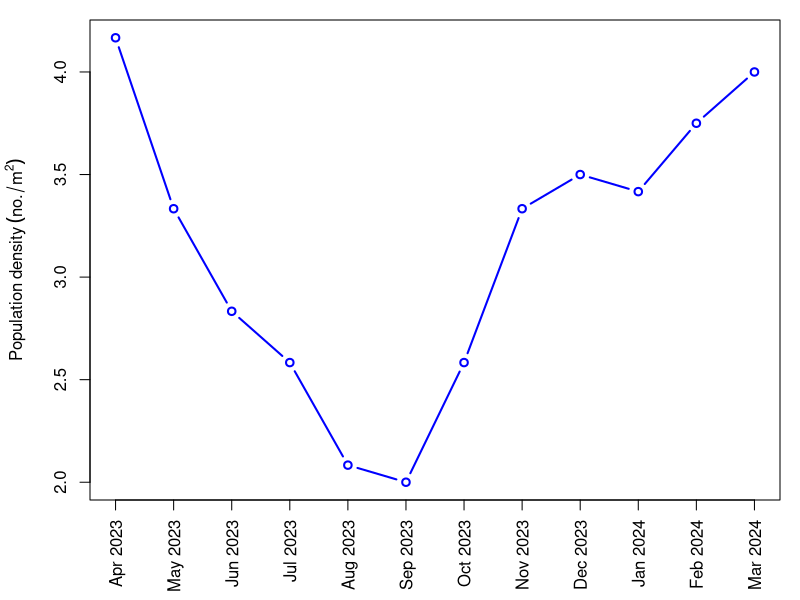
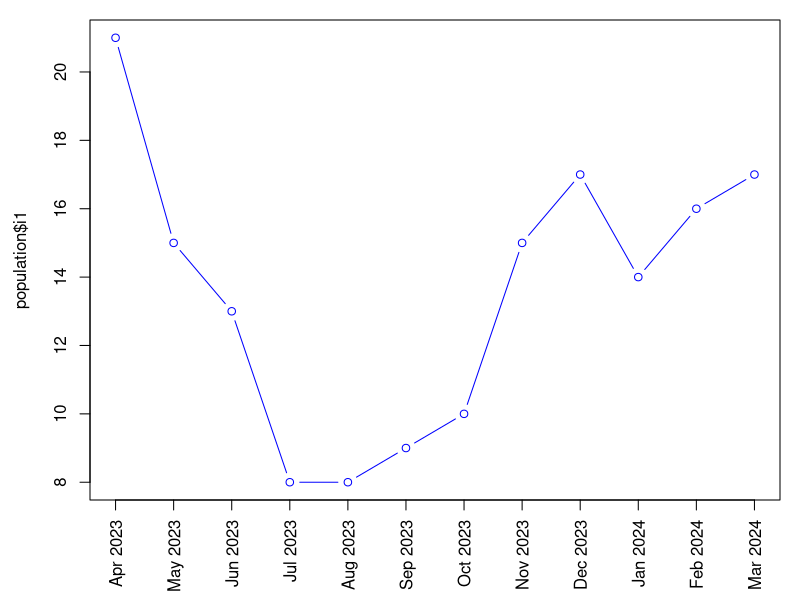
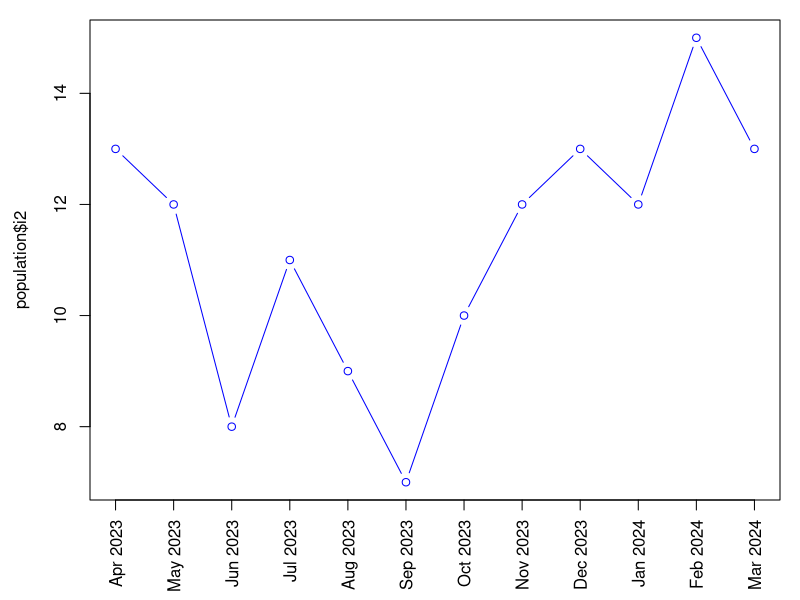
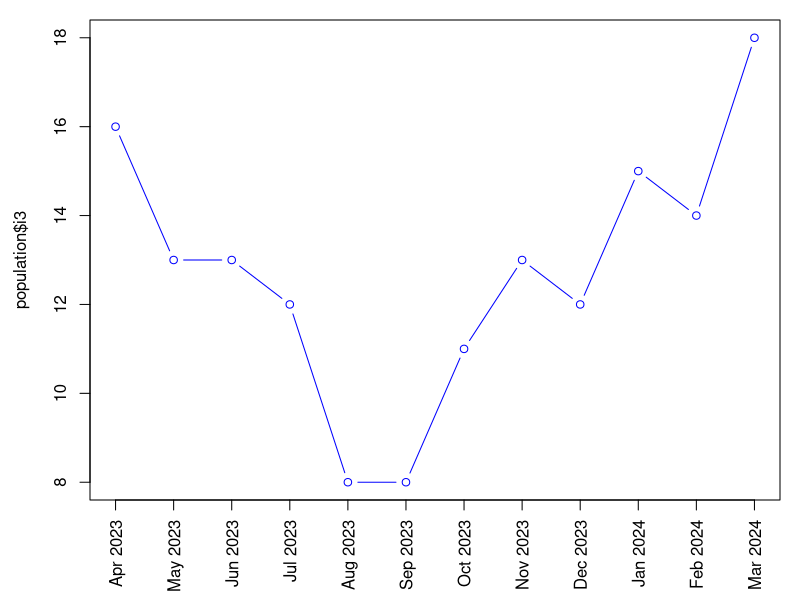

The R script that drew these images, in order: (Note: this script raises an error after producing the figures.)
## ---- chunk 1
knitr::opts_chunk$set(echo = TRUE)
## ---- chunk 2
population=read.csv("data/population.csv")
str(population)
## ---- chunk 3

# Calculate mean
a=4
mean= (population$i1+ population$i2+ population$i3)/(3*a)
par(mar=c(5, 4.5, 1, 1))
plot(mean,
     type='b', col='blue',
     xlab='', ylab=expression(Population~density~(no./m^2)), xlim=c(1,12), xaxt='n', lwd=2)

# legend('top', legend=c('Mean'), col=c('blue'), lwd=c(3), lty=1)

axis(1, at=seq(1,12), population$Month, las=2, cex.axis = 1)
# title('Monthly variation in population density of L. marginalis')
## ---- chunk 4
plot(population$i1,
     type='b', col='blue',
     xlab='', xlim=c(1,12), xaxt='n')
axis(1, at=seq(1,12), population$Month, las=2)
## ---- chunk 5
plot(population$i2,
     type='b', col='blue',
     xlab='', xlim=c(1,12), xaxt='n')
axis(1, at=seq(1,12), population$Month, las=2)

## ---- chunk 6
plot(population$i3,
     type='b', col='blue',
     xlab='', xlim=c(1,12), xaxt='n')
axis(1, at=seq(1,12), population$Month, las=2)

## ---- chunk 7
wilcox.test(population$i1, population$i2)
## ---- chunk 8
wilcox.test(population$i2, population$i3)
## ---- chunk 9
wilcox.test(population$i3, population$i1)
## ---- chunk 10
water=read.csv("data/water-quality.csv")
for (w in c('Depth','Temperature','pH')) {
  arr=water[[w]]
  cat(sprintf('%15s - mean: %f, sd: %f min: %f, max: %f\n', w, mean(arr), sd(arr),
              min(arr), max(arr)))
}
## ---- chunk 11
library(ggplot2)

# Month needs to be factorized to facilitate plotting and preserve order
Month1=factor(water$Month, levels=water$Month)
df= data.frame(Month=Month1, Depth=water$Depth,
               Temperature=water$Temperature, pH=water$pH, mean=mean)


scale=6

ggplot(data = df, aes(x = Month, group = 1)) +
  geom_line(aes(y = mean, color = "black"), linewidth = 1.3) +
  geom_point(aes(y = mean, color = "black"), shape=1, size=3) +
  
  geom_line(aes(y = Temperature / scale, color = "blue"), linewidth = 1.3) +
  geom_point(aes(y = Temperature / scale, color = "blue"), shape=1, size=3) +

  scale_y_continuous(name = "Population / m^2",
                     sec.axis = sec_axis(transform = ~ . * scale, name = "Temperature °C")) +
  scale_color_manual('', labels= c('Population / m^2','Temperature °C'),
                     values = c("black", "blue")) +
  theme_bw() +
  theme(legend.position = "top", axis.text.x= element_text(size=11, angle = 90, vjust = 0.5),
        axis.text.y.right= element_text(size=11, color='blue'),
        axis.title.y.right = element_text(color='blue'))


## ---- chunk 12
scale=1
ggplot(data = df, aes(x = Month, group = 1)) +
  geom_line(aes(y = mean, color = "black"), linewidth = 1.3) +
  geom_point(aes(y = mean, color = "black"), shape=1, size=3) +
  
  geom_line(aes(y = Depth / scale, color = "blue"), linewidth = 1.3) +
  geom_point(aes(y = Depth / scale, color = "blue"), shape=1, size=3) +

  scale_y_continuous(name = "Population / m^2",
                     sec.axis = sec_axis(transform = ~ . * scale, name = "Depth")) +
  scale_color_manual('', labels= c('Population / m^2','Depth'),
                     values = c("black", "blue")) +
  theme_bw() +
  theme(legend.position = "top", axis.text.x= element_text(size=11, angle = 90, vjust = 0.5),
        axis.text.y.right= element_text(size=11, color='blue'),
        axis.title.y.right = element_text(color='blue'))

## ---- chunk 13
scale=2
ggplot(data = df, aes(x = Month, group = 1)) +
  geom_line(aes(y = mean, color = "black"), linewidth = 1.3) +
  geom_point(aes(y = mean, color = "black"), shape=1, size=3) +
  
  geom_line(aes(y = pH / scale, color = "blue"), linewidth = 1.3) +
  geom_point(aes(y = pH / scale, color = "blue"), shape=1, size=3) +

  scale_y_continuous(name = "Population / m^2",
                     sec.axis = sec_axis(transform = ~ . * scale, name = "pH")) +
  scale_color_manual('', labels= c('Population / m^2','pH'),
                     values = c("black", "blue")) +
  theme_bw() +
  theme(legend.position = "top", axis.text.x= element_text(size=11, angle = 90, vjust = 0.5),
        axis.text.y.right= element_text(size=11, color='blue'),
        axis.title.y.right = element_text(color='blue'))

## ---- chunk 14
water=read.csv("data/water-quality.csv")
str(water)

plot(water$Depth, mean,
     type='p', col='blue',
     xlab='Depth (m)', ylab='Population / m^2')

plot(water$Temperature, mean,
     type='p', col='blue',
     xlab='Temperature °C', ylab='Population / m^2')

plot(water$pH, mean,
     type='p', col='blue',
     xlab='pH', ylab='Population / m^2')
## ---- chunk 15
for (i in colnames(df)[2:4]) {
  print(i)
  print(cor.test(df[[i]], mean, method='spearman'))
  cat(sprintf('\n'))
}
## ---- chunk 16
library("ggpubr")
ggscatter(df, x = "Depth", y = "mean",
          add = "reg.line", conf.int = TRUE,
          xlab = "Depth (m)", ylab = "Population / m^2",
          title = 'A') +
  stat_cor(cor.coef.name = 'rho', label.x=1.5, label.y=3.5, method='spearman',
           size=5, p.accuracy=0.001)
## ---- chunk 17
library("ggpubr")
ggscatter(df, x = "Temperature", y = "mean",
          add = "reg.line", conf.int = TRUE,
          xlab = "Temperature (°C)", ylab = "Population / m^2",
          title = 'B') +
  stat_cor(cor.coef.name = 'rho', label.x=20, label.y=4.3, method='spearman',
           size=5, p.accuracy=0.001)
## ---- chunk 18
library("ggpubr")
ggscatter(df, x = "pH", y = "mean",
          add = "reg.line", conf.int = TRUE,
          xlab = "pH", ylab = "Population / m^2",
          title = 'C') +
  stat_cor(cor.coef.name = 'rho', label.x=6.9, label.y=4.3, method='spearman',
           size=5, p.accuracy=0.001)
